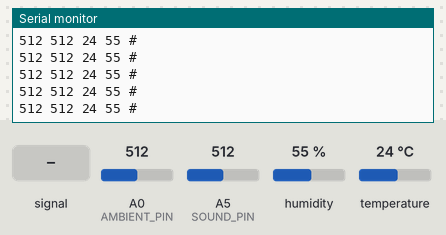
The sketch below on a simulated Arduino Uno, built with avr-gcc and run on an emulated ATmega328P. On the bench: the last lines printed to the serial monitor. The inputs (shaded band) are chosen by the test bench; at power-on: humidity 55 %, A0 (AMBIENT_PIN) = 512, A5 (SOUND_PIN) = 512, temperature 24 °C.

Above: at 1.2 s.
1.3 s: A5 (SOUND_PIN) fed a 200 Hz sine of ±81 counts around its level
At 1.53 s:
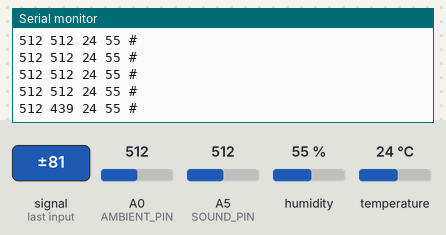
2.8 s: humidity set to 22 %
At 2.88 s:
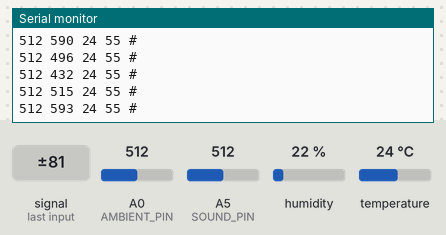
4.3 s: A0 (AMBIENT_PIN) set to 716
At 4.44 s:
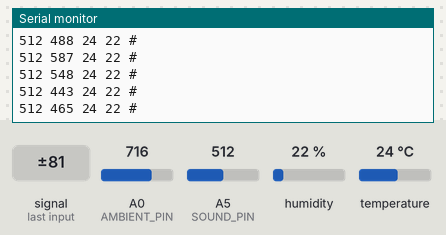
5.8 s: A5 (SOUND_PIN) set to 716
At 6.01 s:
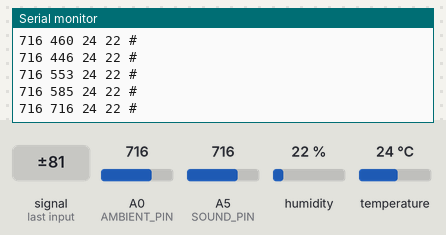
7.3 s: temperature set to 12 °C
At 7.35 s:
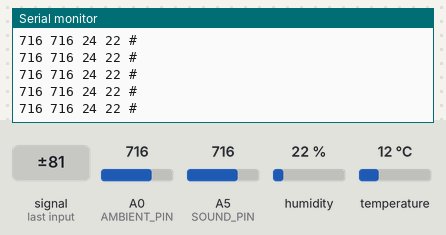
8.8 s: A5 (SOUND_PIN) fed a 1000 Hz sine of ±255 counts around its level
At 9.14 s:
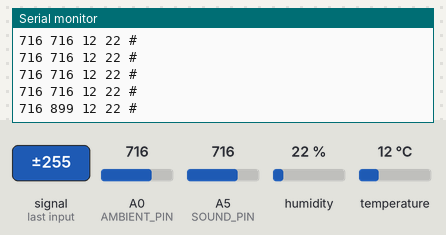
Timing chart, 0 to 11.3 s (numbered marks = the images above; inputs shaded):
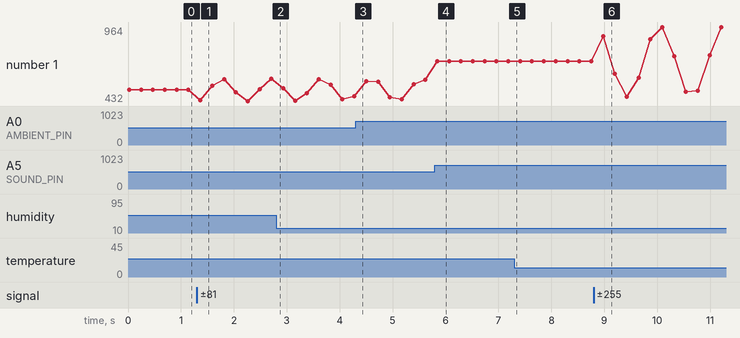

Measured:
- after the input at 1.3 s, the serial monitor: prints a new line after 0.07 s (image 1)
- after the input at 5.8 s, the serial monitor: prints a new line at once (image 4)
- after the input at 8.8 s, the serial monitor: prints a new line after 0.18 s (image 6)
- plotted number 1: 512 → 593 after the input at 1.3 s, 716 → 964 after the input at 8.8 s

The sketch:

3Sensor_check.ino
```cpp
//
//   FILE:  dht11_test1.pde
// PURPOSE: DHT11 library test sketch for Arduino
//
#include <dht11.h>
dht11 DHT;
#define DHT11_PIN 4 //digital
#define SOUND_PIN 5 // analog
#define AMBIENT_PIN 0 // analog

char str_buf[20];

void setup(){
  Serial.begin(9600);
  //Serial.println("**ambient, sound, temp, humi**");
  //Serial.println("Type,\tstatus,\tHumidity (%),\tTemperature (C)");
}


void loop(){
  // light check
  int ambient = 0;
  ambient = analogRead(AMBIENT_PIN);

  // sound check
  int sound = 0;
  sound = analogRead(SOUND_PIN);

  //Temp Check--
  int chk;
  int temp = 0;
  int humi = 0;
  chk = DHT.read(DHT11_PIN);    // READ DATA
  switch (chk)
  {
    case DHTLIB_OK:
                //Serial.print("OK,\t");
                break;
    case DHTLIB_ERROR_CHECKSUM:
                //Serial.print("Checksum error,\t");
                break;
    case DHTLIB_ERROR_TIMEOUT:
                //Serial.print("Time out error,\t");
                break;
    default:
                //Serial.print("Unknown error,\t");
                break;
  }
 // DISPLAT DATA
//Serial.println(ambient);
//Serial.println(sound);
temp = (int)DHT.temperature;
humi = (int)DHT.humidity;
//Serial.println(temp);
//Serial.println(humi);

// assemble data
memset(str_buf,'0',20);
sprintf(str_buf,"%d %d %d %d #",ambient,sound,temp,humi);
Serial.println(str_buf);

delay(200);
}
```
